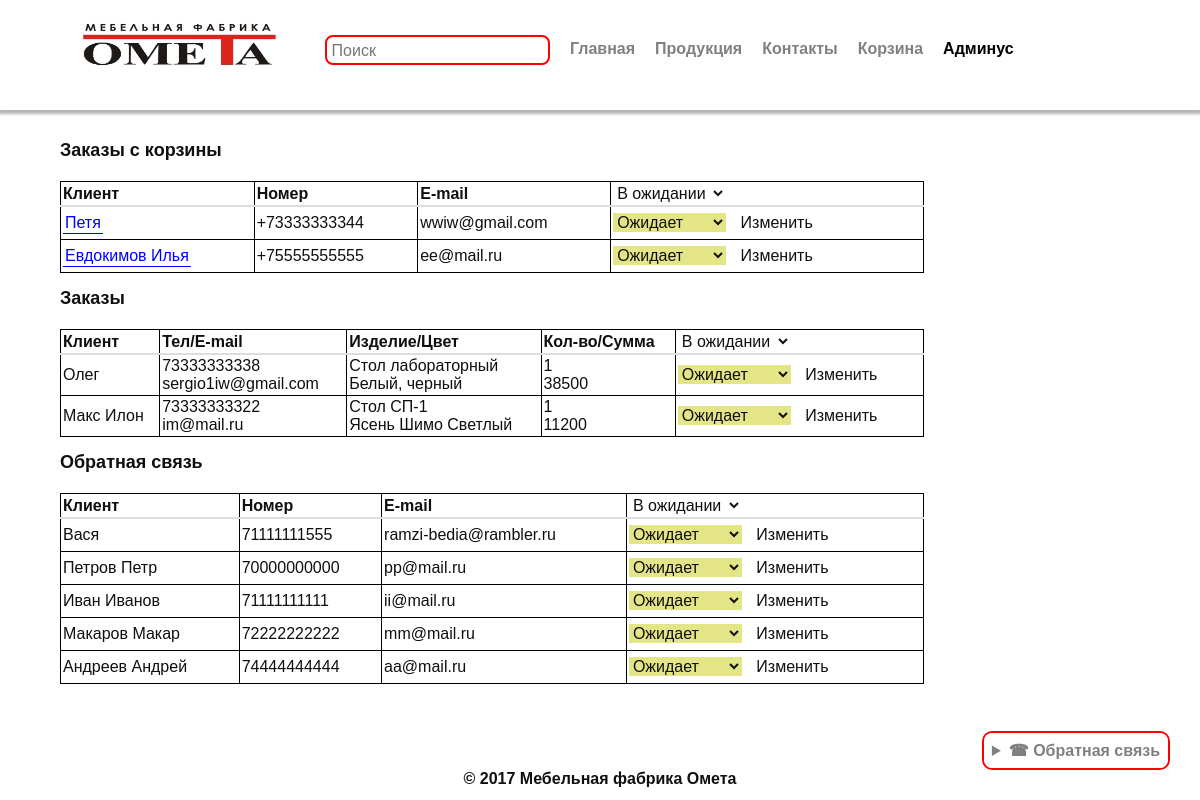
The app's page /adminus (signed in) with its own data.
### core/models.py (models this page shows, shortened)
class Order(models.Model):
    STATUS_CHOICES = [
        ('pending', 'Ожидает'),
        ('processing', 'В обработке'),
        ('completed', 'Завершен'),
        ('canceled', 'Отменен'),
    ]
    name = models.CharField(max_length=255)
    tel = models.CharField(max_length=15)
    email = models.EmailField()
    total_price = models.DecimalField(max_digits=10, decimal_places=2)
    created_at = models.DateTimeField(auto_now_add=True)
    status = models.CharField(max_length=20, choices=STATUS_CHOICES, default='pending')
    created_date = models.DateTimeField(auto_now_add=True, verbose_name='Дата создания')
    class Meta:
        verbose_name = 'Заказ с корзины'
        verbose_name_plural = 'Заказы с корзины'
        ordering = ['-created_date']

class ShopUser (models.Model):
    STATUS_CHOICES = [
        ('pending', 'Ожидает'),
        ('processing', 'В обработке'),
        ('completed', 'Завершен'),
        ('canceled', 'Отменен'),
    ]
    name = models.CharField(max_length=100, verbose_name='Имя')
    email = models.EmailField(verbose_name='Почта', blank=True, null=True)
    tel = models.PositiveIntegerField(verbose_name='Телефон')
    product_name = models.CharField(verbose_name='Изделие', max_length=255, null=True, blank=True)
    product_color = models.CharField(verbose_name='Цвет', max_length=255, null=True, blank=True)
    product_count = models.CharField(verbose_name='Кол-во', max_length=255, null=True, blank=True)
    product_total = models.CharField(verbose_name='Сумма', max_length=255, null=True, blank=True)
    status = models.CharField(max_length=20, choices=STATUS_CHOICES, default='pending')
    created_date = models.DateTimeField(auto_now_add=True, verbose_name='Дата создания')
    class Meta:
        verbose_name = 'Заказ'
        verbose_name_plural = 'Заказы'
        ordering = ['-created_date']

class User(models.Model):
    STATUS_CHOICES = [
        ('pending', 'Ожидает'),
        ('processing', 'В обработке'),
        ('completed', 'Завершен'),
        ('canceled', 'Отменен'),
    ]
    name = models.CharField(max_length=100, verbose_name='Имя')
    email = models.EmailField(verbose_name='Почта', blank=True, null=True)
    tel = models.PositiveIntegerField(verbose_name='Телефон')
    status = models.CharField(max_length=20, choices=STATUS_CHOICES, default='pending')
    created_date = models.DateTimeField(auto_now_add=True, verbose_name='Дата создания')
    class Meta:
        verbose_name = 'Обратная связь'
        verbose_name_plural = 'Обратная связь'
        ordering = ['-created_date']

### core/views.py (the view)
# urls.py: path('adminus', adminus, name='adminus'),
@login_required
def adminus(request):
    shopUser = ShopUser.objects.all()
    user = User.objects.all()
    orders = Order.objects.all()
    return render(request, 'adminus.html', {'shopUser': shopUser, 'user': user, 'orders': orders})

### templates/adminus.html (shortened to what this page needs)
{% extends 'base.html' %}
{% block content %}
{% load static %}
<div class="cart">
<h1>Заказы с корзины</h1>
<table style="border-collapse: collapse; width: 80%;">
    <thead>
        <tr style="border: 1px solid black;">
            <th>Клиент</th>
            <th>Номер</th>
            <th>E-mail</th>
            <th>
                <select id="status-filter" onchange="filterOrders('orders-table-body', this.value)">
                    <option value="pending" selected>В ожидании</option>
                </select>
            </th>
        </tr>
    </thead>
    <tbody id="orders-table-body">
        {% for order in orders %}
        <tr class="order-row" data-status="{{ order.status }}">
            <td style="border: 1px solid black;">
                <a href="{% url 'order_detail' order.id %}">{{ order.name }}</a>
            </td>
            <td style="border: 1px solid black;">{{ order.tel }}</td>
            <td style="border: 1px solid black;">{{ order.email }}</td>
            <td style="border: 1px solid black;">
                <form method="POST" action="{% url 'change_order_status' 'order' order.id %}">
                    <select name="status" class="{% if order.status == 'pending' %}status-pending{% elif order.status == 'processing' %}status-processing{% elif order.status == 'completed' %}status-completed{% elif order.status == 'canceled' %}status-canceled{% endif %}">
                        {% for key, label in order.STATUS_CHOICES %}
                            <option value="{{ key }}" {% if key == order.status %}selected{% endif %}>{{ label }}</option>
                        {% endfor %}
                    </select>
                    <button type="submit">Изменить</button>
                </form>
            </td>
        </tr>
        {% empty %}
            <tr>
                <td colspan="4">Нет заказов для отображения.</td>
            </tr>
        {% endfor %}
    </tbody>
</table>
<h1>Заказы</h1>
    <table style="border-collapse: collapse; width: 80%;">
        <thead>
            <tr style="border: 1px solid black;">
                <th>Клиент</th>
                <th>Тел/E-mail</th>
                <th>Изделие/Цвет</th>
                <th>Кол-во/Сумма</th>
                <th>
                    <select id="status-filter-shop" onchange="filterOrders('shop-table-body', this.value)">
                        <option value="pending" selected>В ожидании</option>
                    </select>
                </th>
            </tr>
        </thead>
        <tbody id="shop-table-body">
            {% for shop in shopUser  %}
            <tr class="shop-row" data-status="{{ shop.status }}">
                <td style="border: 1px solid black;">{{ shop.name }}</td>
                <td style="border: 1px solid black;">{{ shop.tel }}<br>{{ shop.email }}</td>
                <td style="border: 1px solid black;">{{ shop.product_name }}<br>{{ shop.product_color }}</td>
                <td style="border: 1px solid black;">{{ shop.product_count }}<br>{{ shop.product_total }}</td>
                <td style="border: 1px solid black;">
                    <form method="POST" action="{% url 'change_order_status' 'shopuser' shop.id %}">
                        <select class="{% if shop.status == 'pending' %}status-pending{% elif shop.status == 'processing' %}status-processing{% elif shop.status == 'completed' %}status-completed{% elif shop.status == 'canceled' %}status-canceled{% endif %}" name="status">
                            {% for key, label in shop.STATUS_CHOICES %}
                                <option value="{{ key }}" {% if key == shop.status %}selected{% endif %}>{{ label }}</option>
                            {% endfor %}
                        </select>
                        <button type="submit">Изменить</button>
                    </form>
                </td>
            </tr>
            {% empty %}
                <tr>
                    <td colspan="5">Нет заказов для отображения.</td>
                </tr>
            {% endfor %}
        </tbody>
    </table>
<h1>Обратная связь</h1>
<table style="border-collapse: collapse; width: 80%;">
    <thead>
        <tr style="border: 1px solid black;">
            <th>Клиент</th>
            <th>Номер</th>
            <th>E-mail</th>
            <th>
                <select id="status-filter-feedback" onchange="filterOrders('feedback-table-body', this.value)">
                    <option value="pending" selected>В ожидании</option>
                </select>
            </th>
        </tr>
    </thead>
    <tbody id="feedback-table-body">
        {% for useres in user %}
        <tr class="feedback-row" data-status="{{ useres.status }}">
            <td style="border: 1px solid black;">{{ useres.name }}</td>
            <td style="border: 1px solid black;">{{ useres.tel }}</td>
            <td style="border: 1px solid black;">{{ useres.email }}</td>
            <td style="border: 1px solid black;">
                <form method="POST" action="{% url 'change_order_status' 'user' useres.id %}">
                    <select name="status" class="{% if useres.status == 'pending' %}status-pending{% elif useres.status == 'processing' %}status-processing{% elif useres.status == 'completed' %}status-completed{% elif useres.status == 'canceled' %}status-canceled{% endif %}">
                        {% for key, label in useres.STATUS_CHOICES %}
                            <option value="{{ key }}" {% if key == useres.status %}selected{% endif %}>{{ label }}</option>
                        {% endfor %}
                    </select>
                    <button type="submit">Изменить</button>
                </form>
            </td>
        </tr>
        {% empty %}
            <tr>
                <td colspan="4">Нет обратной связи для отображения.</td>
            </tr>
        {% endfor %}
    </tbody>
</table>
</div>
{% endblock %}

### static/css/defaulT.css (style rules this page uses)
:root { --bg-color: rgb(255, 255, 255); --font-color: #0f0f0f; --borders-color: red; --font-color2: gray; }
* { margin: 0; padding: 0; border: none; background: none; font-weight: none; font-style: normal; text-decoration: none; font-family: Arial; font-size: 16px; color: var(--font-color); }
body { background-color: var(--bg-color); color: var(--font-color); }
.cart { margin-left: 10%; margin-right: 10%; font-size: 10px; margin-left: 5%; margin-right: 5%; margin-bottom: 100px; }
.cart h1 { font-size: 1.8em; margin-bottom: 20px; }
.cart table { width: 100%; border-collapse: collapse; margin: 15px 0; font-size: 1em; }
.cart th { font-size: 1em; padding: 2px; text-align: left; border-bottom: 2px solid #ddd; }
.cart td { padding: 2px; border-bottom: 1px solid #ddd; font-size: 1em; }
.cart a { padding: 2px; border-bottom: 1px solid blue; font-size: 1em; color: blue; }
.cart button, .cart input[type="submit"] { font-size: 1em; padding: 5px 10px; cursor: pointer; }
.status-pending { background-color: rgba(228, 229, 135); }
td, th { border: 1px solid black; }
body { margin: 0; font-family: Arial, sans-serif; }

### records on screen
Order: name "Петя", tel "+73333333344", email "wwiw@gmail.com", status "Ожидает"
Order: name "Евдокимов Илья", tel "+75555555555", email "ee@mail.ru", status "Ожидает"
ShopUser: name "Олег", tel "73333333338", email "sergio1iw@gmail.com", product_name "Стол лабораторный", product_color "Белый, черный", product_count "1", product_total "38500", status "Ожидает"
ShopUser: name "Макс Илон", tel "73333333322", email "im@mail.ru", product_name "Стол СП-1", product_color "Ясень Шимо Светлый", product_count "1", product_total "11200", status "Ожидает"
User: name "Вася", tel "71111111555", email "ramzi-bedia@rambler.ru", status "Ожидает"
User: name "Петров Петр", tel "70000000000", email "pp@mail.ru", status "Ожидает"
User: name "Иван Иванов", tel "71111111111", email "ii@mail.ru", status "Ожидает"
User: name "Макаров Макар", tel "72222222222", email "mm@mail.ru", status "Ожидает"
User: name "Андреев Андрей", tel "74444444444", email "aa@mail.ru", status "Ожидает"
